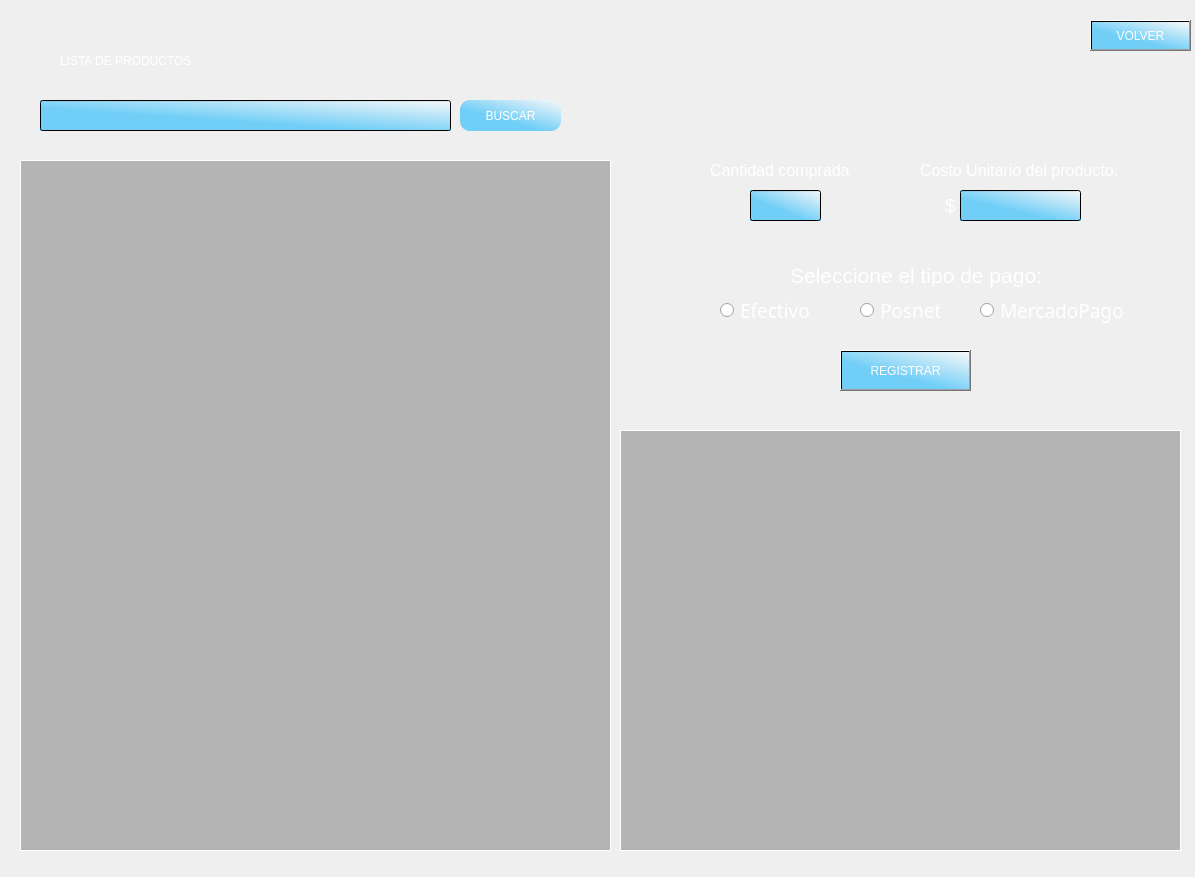
<?xml version="1.0" encoding="UTF-8"?>
<ui version="4.0">
 <class>RegistrarCompraProductoListado</class>
 <widget class="QWidget" name="RegistrarCompraProductoListado">
  <property name="geometry">
   <rect>
    <x>0</x>
    <y>0</y>
    <width>1195</width>
    <height>877</height>
   </rect>
  </property>
  <property name="minimumSize">
   <size>
    <width>1195</width>
    <height>877</height>
   </size>
  </property>
  <property name="maximumSize">
   <size>
    <width>1195</width>
    <height>877</height>
   </size>
  </property>
  <property name="windowTitle">
   <string>Form</string>
  </property>
  <property name="styleSheet">
   <string notr="true"/>
  </property>
  <widget class="QWidget" name="widget" native="true">
   <property name="geometry">
    <rect>
     <x>0</x>
     <y>0</y>
     <width>1195</width>
     <height>877</height>
    </rect>
   </property>
   <property name="minimumSize">
    <size>
     <width>1195</width>
     <height>877</height>
    </size>
   </property>
   <property name="maximumSize">
    <size>
     <width>1195</width>
     <height>877</height>
    </size>
   </property>
   <property name="styleSheet">
    <string notr="true">QPushButton{
font: 57 11pt &quot;Yu Gothic Medium&quot;;
color: #fff;
padding:5px;
	background-color: qlineargradient(spread:pad, x1:0.421, y1:0.636863, x2:1, y2:0, stop:0 rgba(52, 190, 250, 172), stop:1 rgba(255, 255, 255, 158));
}
QPushButton:hover {
	background-color: qlineargradient(spread:pad, x1:0.421, y1:0.636863, x2:1, y2:0, stop:0 rgba(41, 151, 199, 172), stop:1 rgba(255, 255, 255, 158));
}
QPushButton:pressed {
	padding-top: 10px;
	padding-left: 10px;
}
QLineEdit{
padding: 3px;
color: #fff; 
font: 11pt &quot;MS Shell Dlg 2&quot;;
	background-color: qlineargradient(spread:pad, x1:0.421, y1:0.636863, x2:1, y2:0, stop:0 rgba(52, 190, 250, 172), stop:1 rgba(255, 255, 255, 158));
}
QLineEdit:hover {
	background-color: qlineargradient(spread:pad, x1:0.421, y1:0.636863, x2:1, y2:0, stop:0 rgba(41, 151, 199, 172), stop:1 rgba(255, 255, 255, 158));
}
QLineEdit:focus {
	background-color: qlineargradient(spread:pad, x1:0.421, y1:0.636863, x2:1, y2:0, stop:0 rgba(41, 151, 199, 172), stop:1 rgba(255, 255, 255, 158));
color:#fff;
}
QRadioButton{
color:#fff;
background-color: none;
font: 57 14pt &quot;Yu Gothic Medium&quot;;
}
QTreeView{
	background-color: qlineargradient(spread:pad, x1:0, y1:0, x2:1, y2:0, stop:1 rgba(147, 147, 147, 162));
color: #fff;
border: 1px solid #fff;
}
QHeaderView::section {
color: #000;
border: 1px solid #000;
}
QTreeView::item {
color: #fff;
}
QWidget#widget{
	background-image: url(:/registrar_compras/3376284.jpg);
}
QLabel{
color:#fff;
}</string>
   </property>
   <widget class="QPushButton" name="boton_buscar_producto">
    <property name="geometry">
     <rect>
      <x>460</x>
      <y>100</y>
      <width>101</width>
      <height>31</height>
     </rect>
    </property>
    <property name="cursor">
     <cursorShape>PointingHandCursor</cursorShape>
    </property>
    <property name="styleSheet">
     <string notr="true">border-radius:10px;</string>
    </property>
    <property name="text">
     <string>BUSCAR</string>
    </property>
   </widget>
   <widget class="QLabel" name="label_8">
    <property name="geometry">
     <rect>
      <x>920</x>
      <y>160</y>
      <width>211</width>
      <height>21</height>
     </rect>
    </property>
    <property name="font">
     <font>
      <pointsize>12</pointsize>
     </font>
    </property>
    <property name="styleSheet">
     <string notr="true"/>
    </property>
    <property name="text">
     <string>Costo Unitario del producto:</string>
    </property>
   </widget>
   <widget class="QRadioButton" name="eleccion_efectivo">
    <property name="geometry">
     <rect>
      <x>720</x>
      <y>290</y>
      <width>91</width>
      <height>41</height>
     </rect>
    </property>
    <property name="font">
     <font>
      <family>Yu Gothic Medium</family>
      <pointsize>14</pointsize>
      <weight>7</weight>
      <italic>false</italic>
      <bold>false</bold>
     </font>
    </property>
    <property name="styleSheet">
     <string notr="true"/>
    </property>
    <property name="text">
     <string>Efectivo</string>
    </property>
   </widget>
   <widget class="QLabel" name="label_tipo_pago_no_elegido_2">
    <property name="geometry">
     <rect>
      <x>940</x>
      <y>190</y>
      <width>21</width>
      <height>31</height>
     </rect>
    </property>
    <property name="font">
     <font>
      <pointsize>14</pointsize>
     </font>
    </property>
    <property name="styleSheet">
     <string notr="true"/>
    </property>
    <property name="text">
     <string>$</string>
    </property>
    <property name="alignment">
     <set>Qt::AlignCenter</set>
    </property>
   </widget>
   <widget class="QLineEdit" name="input_costo_unitario">
    <property name="geometry">
     <rect>
      <x>960</x>
      <y>190</y>
      <width>121</width>
      <height>31</height>
     </rect>
    </property>
    <property name="styleSheet">
     <string notr="true"/>
    </property>
    <property name="text">
     <string/>
    </property>
    <property name="frame">
     <bool>true</bool>
    </property>
    <property name="alignment">
     <set>Qt::AlignCenter</set>
    </property>
   </widget>
   <widget class="QLabel" name="producto_no_encontrado">
    <property name="geometry">
     <rect>
      <x>160</x>
      <y>130</y>
      <width>181</width>
      <height>31</height>
     </rect>
    </property>
    <property name="font">
     <font>
      <pointsize>12</pointsize>
     </font>
    </property>
    <property name="styleSheet">
     <string notr="true">color:#f00;</string>
    </property>
    <property name="text">
     <string/>
    </property>
   </widget>
   <widget class="QLabel" name="label_producto_no_seleccionado">
    <property name="geometry">
     <rect>
      <x>980</x>
      <y>340</y>
      <width>141</width>
      <height>61</height>
     </rect>
    </property>
    <property name="font">
     <font>
      <family>MS Shell Dlg 2</family>
      <pointsize>12</pointsize>
      <weight>50</weight>
      <italic>false</italic>
      <bold>false</bold>
     </font>
    </property>
    <property name="styleSheet">
     <string notr="true">color:#f00;</string>
    </property>
    <property name="text">
     <string/>
    </property>
    <property name="alignment">
     <set>Qt::AlignCenter</set>
    </property>
    <property name="wordWrap">
     <bool>true</bool>
    </property>
   </widget>
   <widget class="QRadioButton" name="eleccion_posnet">
    <property name="geometry">
     <rect>
      <x>860</x>
      <y>290</y>
      <width>91</width>
      <height>41</height>
     </rect>
    </property>
    <property name="font">
     <font>
      <family>Yu Gothic Medium</family>
      <pointsize>14</pointsize>
      <weight>7</weight>
      <italic>false</italic>
      <bold>false</bold>
     </font>
    </property>
    <property name="styleSheet">
     <string notr="true"/>
    </property>
    <property name="text">
     <string>Posnet</string>
    </property>
   </widget>
   <widget class="QLineEdit" name="input_cantidad_comprada">
    <property name="geometry">
     <rect>
      <x>750</x>
      <y>190</y>
      <width>71</width>
      <height>31</height>
     </rect>
    </property>
    <property name="styleSheet">
     <string notr="true"/>
    </property>
    <property name="text">
     <string/>
    </property>
    <property name="frame">
     <bool>true</bool>
    </property>
    <property name="alignment">
     <set>Qt::AlignCenter</set>
    </property>
   </widget>
   <widget class="QTreeView" name="treeview_compras">
    <property name="geometry">
     <rect>
      <x>620</x>
      <y>430</y>
      <width>561</width>
      <height>421</height>
     </rect>
    </property>
    <property name="font">
     <font>
      <pointsize>13</pointsize>
     </font>
    </property>
    <property name="styleSheet">
     <string notr="true"/>
    </property>
    <property name="allColumnsShowFocus">
     <bool>false</bool>
    </property>
   </widget>
   <widget class="QLabel" name="label">
    <property name="geometry">
     <rect>
      <x>60</x>
      <y>40</y>
      <width>491</width>
      <height>41</height>
     </rect>
    </property>
    <property name="styleSheet">
     <string notr="true">font: 36pt &quot;MS Shell Dlg 2&quot;;
color: #fff;
background: none;</string>
    </property>
    <property name="text">
     <string>LISTA DE PRODUCTOS</string>
    </property>
   </widget>
   <widget class="QPushButton" name="boton_volver">
    <property name="geometry">
     <rect>
      <x>1090</x>
      <y>20</y>
      <width>101</width>
      <height>31</height>
     </rect>
    </property>
    <property name="cursor">
     <cursorShape>PointingHandCursor</cursorShape>
    </property>
    <property name="styleSheet">
     <string notr="true"/>
    </property>
    <property name="text">
     <string>VOLVER</string>
    </property>
   </widget>
   <widget class="QLabel" name="label_7">
    <property name="geometry">
     <rect>
      <x>710</x>
      <y>160</y>
      <width>141</width>
      <height>21</height>
     </rect>
    </property>
    <property name="font">
     <font>
      <pointsize>12</pointsize>
     </font>
    </property>
    <property name="styleSheet">
     <string notr="true"/>
    </property>
    <property name="text">
     <string>Cantidad comprada:</string>
    </property>
   </widget>
   <widget class="QPushButton" name="boton_registrar_compra">
    <property name="geometry">
     <rect>
      <x>840</x>
      <y>350</y>
      <width>131</width>
      <height>41</height>
     </rect>
    </property>
    <property name="cursor">
     <cursorShape>PointingHandCursor</cursorShape>
    </property>
    <property name="styleSheet">
     <string notr="true"/>
    </property>
    <property name="text">
     <string>REGISTRAR</string>
    </property>
   </widget>
   <widget class="QLabel" name="label_error_al_registrar">
    <property name="geometry">
     <rect>
      <x>690</x>
      <y>360</y>
      <width>151</width>
      <height>21</height>
     </rect>
    </property>
    <property name="font">
     <font>
      <family>MS Shell Dlg 2</family>
      <pointsize>12</pointsize>
      <weight>50</weight>
      <italic>false</italic>
      <bold>false</bold>
     </font>
    </property>
    <property name="styleSheet">
     <string notr="true">color:#f00;</string>
    </property>
    <property name="text">
     <string/>
    </property>
    <property name="alignment">
     <set>Qt::AlignCenter</set>
    </property>
   </widget>
   <widget class="QTreeView" name="treeview_productos">
    <property name="geometry">
     <rect>
      <x>20</x>
      <y>160</y>
      <width>591</width>
      <height>691</height>
     </rect>
    </property>
    <property name="font">
     <font>
      <pointsize>13</pointsize>
     </font>
    </property>
    <property name="styleSheet">
     <string notr="true"/>
    </property>
    <property name="allColumnsShowFocus">
     <bool>false</bool>
    </property>
   </widget>
   <widget class="QRadioButton" name="eleccion_mercadopago">
    <property name="geometry">
     <rect>
      <x>980</x>
      <y>290</y>
      <width>151</width>
      <height>41</height>
     </rect>
    </property>
    <property name="font">
     <font>
      <family>Yu Gothic Medium</family>
      <pointsize>14</pointsize>
      <weight>7</weight>
      <italic>false</italic>
      <bold>false</bold>
     </font>
    </property>
    <property name="styleSheet">
     <string notr="true"/>
    </property>
    <property name="text">
     <string>MercadoPago</string>
    </property>
   </widget>
   <widget class="QLabel" name="label_2">
    <property name="geometry">
     <rect>
      <x>790</x>
      <y>260</y>
      <width>251</width>
      <height>31</height>
     </rect>
    </property>
    <property name="font">
     <font>
      <family>MS Shell Dlg 2</family>
      <pointsize>16</pointsize>
      <weight>50</weight>
      <italic>false</italic>
      <bold>false</bold>
     </font>
    </property>
    <property name="styleSheet">
     <string notr="true"/>
    </property>
    <property name="text">
     <string>Seleccione el tipo de pago:</string>
    </property>
   </widget>
   <widget class="QLineEdit" name="input_buscar_producto">
    <property name="geometry">
     <rect>
      <x>40</x>
      <y>100</y>
      <width>411</width>
      <height>31</height>
     </rect>
    </property>
    <property name="styleSheet">
     <string notr="true"/>
    </property>
    <property name="text">
     <string/>
    </property>
    <property name="alignment">
     <set>Qt::AlignCenter</set>
    </property>
   </widget>
  </widget>
 </widget>
 <resources>
  <include location="imagenes/imagenes.qrc"/>
 </resources>
 <connections/>
</ui>
